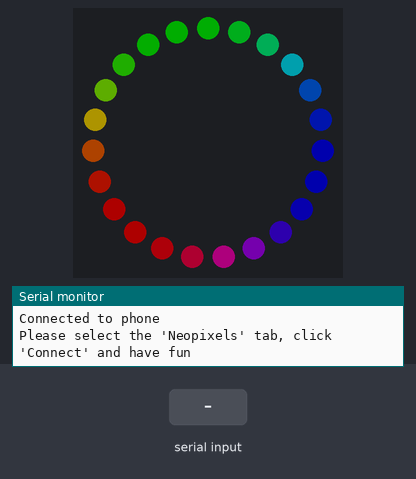
Bench run of a sketch on a simulated nRF52 board. Parts: 23 RGB LEDs in a ring, first at the top, clockwise, the last lines printed to the serial monitor. The inputs (shaded band) are chosen by the test bench. Dim RGB values are drawn brighter than linear; a phone connects over Bluetooth LE 3 s after start.

Above: at 3.8 s.
3.9 s: "B" received over the second serial link
At 4.06 s:
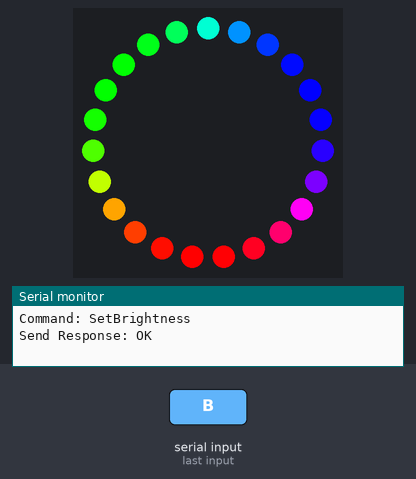
6.9 s: "S" received over the second serial link
At 7.06 s:
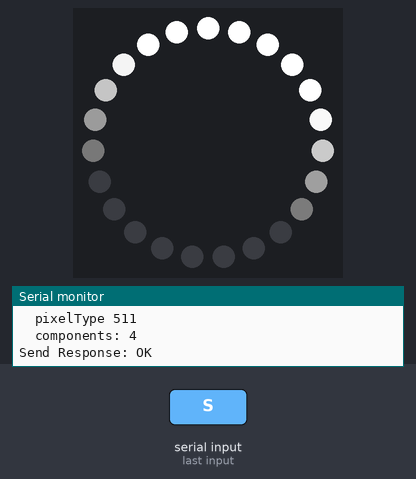
9.3 s: "V" received over the second serial link
At 9.47 s:
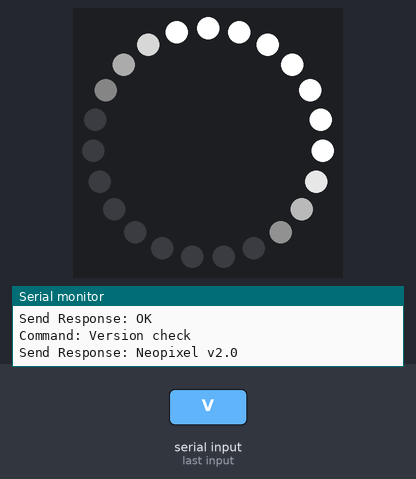
10.8 s: "P" received over the second serial link
At 10.8 s:
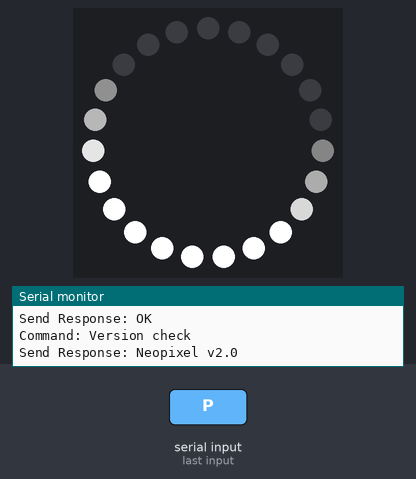
Timing chart, 0 to 13.3 s (numbered marks = the images above; inputs shaded):
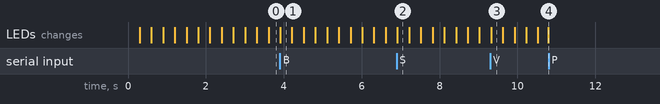

The sketch:

nametag.ino
```cpp
/*********************************************************************
  Custom code for decorative nametag. Advertises Bluetooth, and responds
  to Bluetooth commands to light up Noepixels. Supports rainbow mode,
  colors, and other stuff I feel like doing along the way.
*********************************************************************/
#include <Arduino.h>
#include <Adafruit_NeoPixel.h>
#include <bluefruit.h>

/********** Item by Item Configurables **********/
char* ADVERTISING_NAME = "Zad Nametag";
uint8_t NEOPIXEL_PIN = 11;
uint8_t NUM_PIXELS = 23;
/************************************************/

#define MAXCOMPONENTS  4
#define NEOPIXEL_VERSION_STRING "Neopixel v2.0"
uint8_t *pixelBuffer = NULL;
uint8_t width = 0;
uint8_t height = 0;
uint8_t stride;
uint8_t componentsValue;
bool is400Hz = false;
uint8_t components = 3;     // only 3 and 4 are valid values

Adafruit_NeoPixel neopixel = Adafruit_NeoPixel();

// BLE Service
BLEDfu  bledfu;
BLEDis  bledis;
BLEUart bleuart;

// Rainbow Params
unsigned long rainbowPreviousMillis = 0;
unsigned long pixelsInterval = 10;
unsigned long firstPixelHue = 0;
bool isRainbowActive = true;

bool setupJustRan = false;

void setup()
{
  Serial.begin(115200);

  // Config Neopixels
  neopixel.begin();

  // Init Bluefruit
  Bluefruit.begin();
  Bluefruit.setTxPower(4);    // Check bluefruit.h for supported values
  Bluefruit.setName(ADVERTISING_NAME);

  Bluefruit.Periph.setConnectCallback(connect_callback);

  // To be consistent OTA DFU should be added first if it exists
  bledfu.begin();

  // Configure and Start Device Information Service
  bledis.setManufacturer("Rigel Madraswalla Industries");
  bledis.setModel(ADVERTISING_NAME);
  bledis.begin();

  // Configure and start BLE UART service
  bleuart.begin();

  // Set up and start advertising
  startAdv();

  // Set up Neopixels to start by default
  defaultSetup();
}

void startAdv(void)
{
  // Advertising packet
  Bluefruit.Advertising.addFlags(BLE_GAP_ADV_FLAGS_LE_ONLY_GENERAL_DISC_MODE);
  Bluefruit.Advertising.addTxPower();

  // Include bleuart 128-bit uuid
  Bluefruit.Advertising.addService(bleuart);

  // Secondary Scan Response packet (optional)
  // Since there is no room for 'Name' in Advertising packet
  Bluefruit.ScanResponse.addName();

  /* Start Advertising
     - Enable auto advertising if disconnected
     - Interval:  fast mode = 20 ms, slow mode = 152.5 ms
     - Timeout for fast mode is 30 seconds
     - Start(timeout) with timeout = 0 will advertise forever (until connected)

     For recommended advertising interval
     https://developer.apple.com/library/content/qa/qa1931/_index.html
  */
  Bluefruit.Advertising.restartOnDisconnect(true);
  Bluefruit.Advertising.setInterval(32, 244);    // in unit of 0.625 ms
  Bluefruit.Advertising.setFastTimeout(30);      // number of seconds in fast mode
  Bluefruit.Advertising.start(0);                // 0 = Don't stop advertising after n seconds
}

void connect_callback(uint16_t conn_handle)
{
  // Get the reference to current connection
  BLEConnection* connection = Bluefruit.Connection(conn_handle);

  char central_name[32] = { 0 };
  connection->getPeerName(central_name, sizeof(central_name));

  Serial.print("Connected to ");
  Serial.println(central_name);

  Serial.println("Please select the 'Neopixels' tab, click 'Connect' and have fun");
}

void loop()
{
  // Echo received data
  if ( Bluefruit.connected() && bleuart.notifyEnabled() )
  {
    int command = bleuart.read();

    switch (command) {
      case 'V': {   // Get Version
          commandVersion();
          break;
        }

      case 'S': {   // Setup dimensions, components, stride...
          commandSetup();
          break;
        }

      case 'C': {   // Clear with color
          commandClearColor();
          break;
        }

      case 'B': {   // Set Brightness
          commandSetBrightness();
          break;
        }

      case 'P': {   // Set Pixel
          commandSetPixel();
          break;
        }

      case 'R' : { // Initiate Rainbow
          commandSetRainbow();
          break;
        }

    }
  }
  update_rainbow_params();
}

void swapBuffers()
{
  if (isRainbowActive) return;
  uint8_t *base_addr = pixelBuffer;
  int pixelIndex = 0;
  for (int j = 0; j < height; j++)
  {
    for (int i = 0; i < width; i++) {
      if (components == 3) {
        neopixel.setPixelColor(pixelIndex, neopixel.Color(*base_addr, *(base_addr + 1), *(base_addr + 2)));
      }
      else {
        neopixel.setPixelColor(pixelIndex, neopixel.Color(*base_addr, *(base_addr + 1), *(base_addr + 2), *(base_addr + 3) ));
      }
      base_addr += components;
      pixelIndex++;
    }
    pixelIndex += stride - width;   // Move pixelIndex to the next row (take into account the stride)
  }
  neopixel.show();

}

void commandVersion() {
  Serial.println(F("Command: Version check"));
  sendResponse(NEOPIXEL_VERSION_STRING);
}

void commandSetup() {
  Serial.println(F("Command: Setup"));

  // In practice, nametag lights don't change size. So dump these.
  bleuart.read(); // width
  bleuart.read(); // height
  width = NUM_PIXELS;
  height = 1;
  stride = bleuart.read();
  componentsValue = bleuart.read();
  is400Hz = bleuart.read();

  neoPixelType pixelType;
  pixelType = componentsValue + (is400Hz ? NEO_KHZ400 : NEO_KHZ800);

  components = (componentsValue == NEO_RGB || componentsValue == NEO_RBG || componentsValue == NEO_GRB || componentsValue == NEO_GBR || componentsValue == NEO_BRG || componentsValue == NEO_BGR) ? 3 : 4;

  Serial.printf("\tsize: %dx%d\n", width, height);
  Serial.printf("\tstride: %d\n", stride);
  Serial.printf("\tpixelType %d\n", pixelType);
  Serial.printf("\tcomponents: %d\n", components);

  if (pixelBuffer != NULL) {
    delete[] pixelBuffer;
  }

  uint32_t size = width * height;
  pixelBuffer = new uint8_t[size * components];
  neopixel.updateLength(size);
  neopixel.updateType(pixelType);
  neopixel.setPin(NEOPIXEL_PIN);

  // Done
  sendResponse("OK");

  setupJustRan = true;
}

void defaultSetup() {
  neoPixelType pixelType;
  pixelType = NEO_GRB + (is400Hz ? NEO_KHZ400 : NEO_KHZ800);

  components = (componentsValue == NEO_RGB || componentsValue == NEO_RBG || componentsValue == NEO_GRB || componentsValue == NEO_GBR || componentsValue == NEO_BRG || componentsValue == NEO_BGR) ? 3 : 4;
  width = NUM_PIXELS;
  height = 1;
  Serial.println("Default Setup...");
  Serial.printf("\tsize: %dx%d\n", width, height);
  Serial.printf("\tstride: %d\n", stride);
  Serial.printf("\tpixelType %d\n", pixelType);
  Serial.printf("\tcomponents: %d\n", components);

  if (pixelBuffer != NULL) {
    delete[] pixelBuffer;
  }

  uint32_t size = width * height;
  pixelBuffer = new uint8_t[size * components];
  neopixel.updateLength(size);
  neopixel.updateType(pixelType);
  neopixel.setPin(NEOPIXEL_PIN);
  neopixel.setBrightness(50);

}

void commandSetBrightness() {
  Serial.println(F("Command: SetBrightness"));

  // Read value
  uint8_t brightness = bleuart.read();

  // Set brightness
  neopixel.setBrightness(brightness);

  // Refresh pixels
  swapBuffers();


  // Done
  sendResponse("OK");
}

void commandClearColor() {
  if (setupJustRan) {
    setupJustRan = false;
    // Done
    sendResponse("OK");
    return;
  }
  isRainbowActive = false;
  Serial.println(F("Command: ClearColor"));

  // Read color
  uint8_t color[MAXCOMPONENTS];
  for (int j = 0; j < components;) {
    if (bleuart.available()) {
      color[j] = bleuart.read();
      j++;
    }
  }

  // Set all leds to color
  int size = width * height;
  uint8_t *base_addr = pixelBuffer;
  for (int i = 0; i < size; i++) {
    for (int j = 0; j < components; j++) {
      *base_addr = color[j];
      base_addr++;
    }
  }

  // Swap buffers
  Serial.println(F("ClearColor completed"));
  swapBuffers();


  if (components == 3) {
    Serial.printf("\tclear (%d, %d, %d)\n", color[0], color[1], color[2] );
  }
  else {
    Serial.printf("\tclear (%d, %d, %d, %d)\n", color[0], color[1], color[2], color[3] );
  }

  // Done
  sendResponse("OK");
}

void commandSetPixel() {
  isRainbowActive = false;
  Serial.println(F("Command: SetPixel"));

  // Read position
  uint8_t x = bleuart.read();
  uint8_t y = bleuart.read();

  // Read colors
  uint32_t pixelOffset = y * width + x;
  uint32_t pixelDataOffset = pixelOffset * components;
  uint8_t *base_addr = pixelBuffer + pixelDataOffset;
  for (int j = 0; j < components;) {
    if (bleuart.available()) {
      *base_addr = bleuart.read();
      base_addr++;
      j++;
    }
  }

  // Set colors
  uint32_t neopixelIndex = y * stride + x;
  uint8_t *pixelBufferPointer = pixelBuffer + pixelDataOffset;
  uint32_t color;
  if (components == 3) {
    color = neopixel.Color( *pixelBufferPointer, *(pixelBufferPointer + 1), *(pixelBufferPointer + 2) );
    Serial.printf("\tcolor (%d, %d, %d)\n", *pixelBufferPointer, *(pixelBufferPointer + 1), *(pixelBufferPointer + 2) );
  }
  else {
    color = neopixel.Color( *pixelBufferPointer, *(pixelBufferPointer + 1), *(pixelBufferPointer + 2), *(pixelBufferPointer + 3) );
    Serial.printf("\tcolor (%d, %d, %d, %d)\n", *pixelBufferPointer, *(pixelBufferPointer + 1), *(pixelBufferPointer + 2), *(pixelBufferPointer + 3) );
  }
  neopixel.setPixelColor(neopixelIndex, color);
  neopixel.show();

  // Done
  sendResponse("OK");
}

void commandSetRainbow() {
  Serial.println(F("Taste the rainbow..."));
  if (neopixel.getBrightness() == 0) {
    neopixel.setBrightness(50);
  }
  isRainbowActive = true;

  // Done
  sendResponse("OK");
}

void sendResponse(char const *response) {
  Serial.printf("Send Response: %s\n", response);
  bleuart.write(response, strlen(response)*sizeof(char));
}

/*** Rigel's Methods ***/

void update_rainbow_params() {
  if ((unsigned long)(millis() - rainbowPreviousMillis) >= pixelsInterval) {
    rainbowPreviousMillis = millis();
    firstPixelHue += 256;
    if (firstPixelHue >= 5 * 65536) {
      firstPixelHue = 0;
    }
    rainbow(firstPixelHue);
  }
}

// Rainbow cycle along whole strip.
void rainbow(long firstPixelHue) {
  if (!isRainbowActive) return;
  for (int i = 0; i < neopixel.numPixels(); i++) { // For each pixel in strip...
    // Offset pixel hue by an amount to make one full revolution of the
    // color wheel (range of 65536) along the length of the strip
    // (strip.numPixels() steps):
    int pixelHue = firstPixelHue + (i * 65536L / neopixel.numPixels());
    // strip.ColorHSV() can take 1 or 3 arguments: a hue (0 to 65535) or
    // optionally add saturation and value (brightness) (each 0 to 255).
    // Here we're using just the single-argument hue variant. The result
    // is passed through strip.gamma32() to provide 'truer' colors
    // before assigning to each pixel:
    neopixel.setPixelColor(i, neopixel.gamma32(neopixel.ColorHSV(pixelHue)));
  }
  neopixel.show(); // Update strip with new contents

}
```

Measured:
- after the input at 6.9 s, the LEDs: change at once (image 2)
